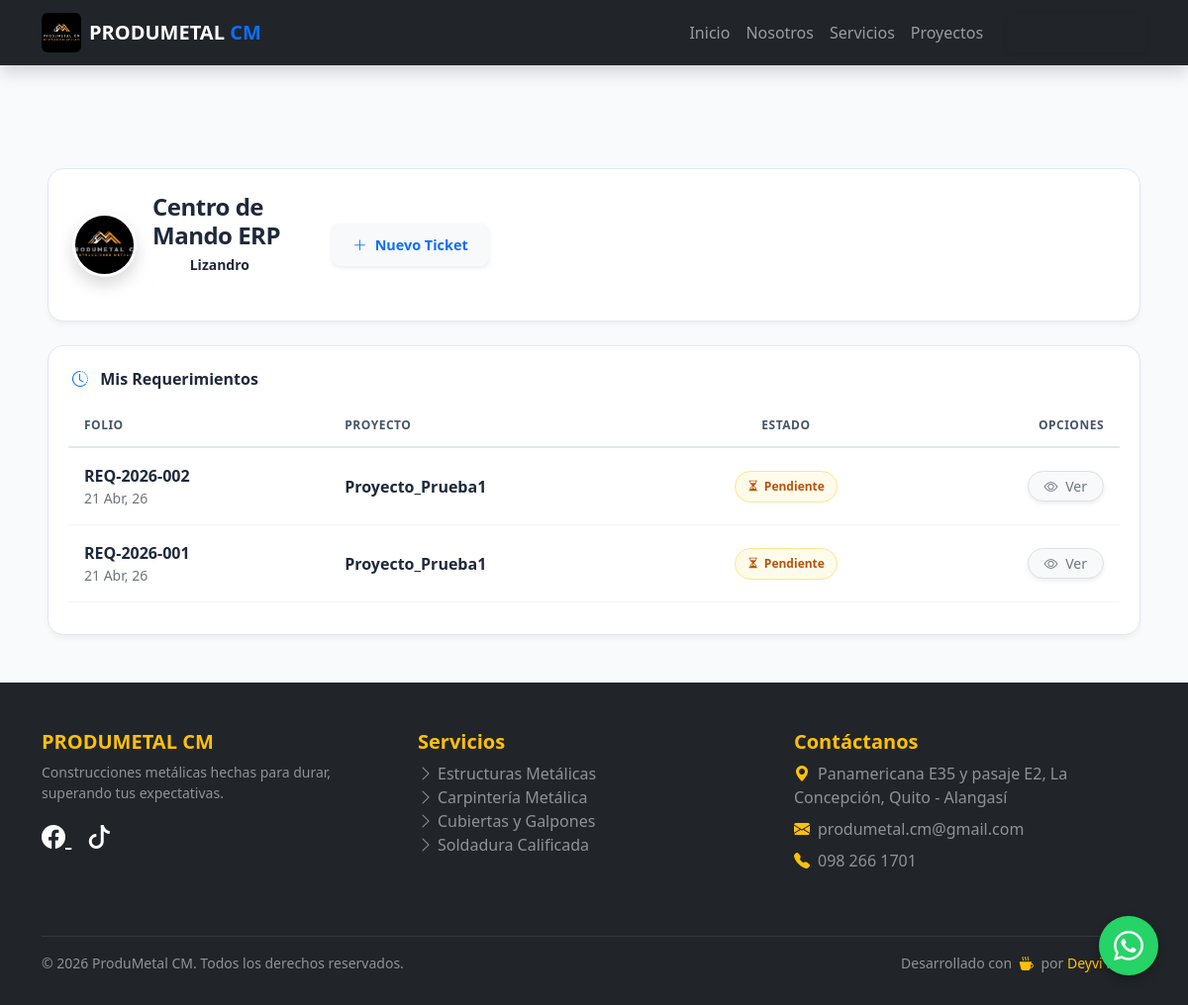
Screenshot of /erp/dashboard/ (signed in) with the database file from the repository.
### web/models.py (models this page shows, shortened)
class Requerimiento(models.Model):
    ESTADOS = [
        ('PENDIENTE', 'Pendiente de Aprobación'),
        ('APROBADO', 'Aprobado'),
        ('RECHAZADO', 'Rechazado'),
        ('DESPACHADO', 'Despachado'),
    ]
    folio = models.CharField(max_length=20, unique=True, blank=True, editable=False)
    solicitante = models.ForeignKey(User, on_delete=models.PROTECT, related_name='requerimientos')
    proyecto = models.ForeignKey(Proyecto, on_delete=models.PROTECT)
    fecha_solicitud = models.DateTimeField(auto_now_add=True)
    estado = models.CharField(max_length=20, choices=ESTADOS, default='PENDIENTE')
    observaciones = models.TextField(blank=True)

class Proyecto(models.Model):
    nombre = models.CharField(max_length=200)
    centro_costos = models.CharField(max_length=100, unique=True)
    is_active = models.BooleanField(default=True, help_text="Desmarcar para borrado lógico")
    fecha_creacion = models.DateTimeField(auto_now_add=True)

### web/views.py (the view)
# urls.py: path('erp/dashboard/', views.dashboard_erp, name='dashboard_erp'),
@login_required(login_url='login')
def dashboard_erp(request):
    usuario = request.user
    context = {}
    if es_admin(usuario):
        context['rol'] = 'Administrador'
        context['tickets_pendientes'] = Requerimiento.objects.filter(estado='PENDIENTE').order_by('fecha_solicitud')
        context['ultimos_movimientos'] = MovimientoInventario.objects.all().order_by('-fecha_hora')[:5]
    elif es_bodeguero(usuario):
        context['rol'] = 'Bodeguero'
        context['tickets_por_despachar'] = Requerimiento.objects.filter(estado='APROBADO').order_by('fecha_solicitud')
        context['alertas_stock'] = Material.objects.filter(stock_actual__lte=F('stock_minimo'), is_active=True)
    else:
        context['rol'] = 'Solicitante'
        context['mis_requerimientos'] = Requerimiento.objects.filter(solicitante=usuario).order_by('-fecha_solicitud')
    return render(request, 'web/erp/dashboard.html', context)

### web/views.py (called while the page is built)
def es_admin(user):
    return user.is_superuser

def es_bodeguero(user):
    return user.groups.filter(name='Bodeguero').exists() or user.is_superuser

### web/templates/web/erp/dashboard.html (shortened to what this page needs)
{% extends 'web/base.html' %}
{% load static %}
{% block content %}
<div class="container-fluid px-3 px-xl-5 erp-container mb-5">
    <div class="card card-minimal dashboard-banner mb-4">
        <div class="card-body p-3 p-md-4 d-flex flex-column flex-md-row justify-content-between align-items-center gap-3">
            <div class="d-flex align-items-center gap-3">
                <img src="{% static 'web/img/logo.jpg' %}" alt="Logo ProduMetal" class="rounded-circle company-logo-dashboard shadow">
                <div>
                    <h4 class="fw-bold mb-1" style="letter-spacing: -0.5px;">Centro de Mando ERP</h4>
                    <p class="mb-0 small">
                        Hola, <span class="fw-bold">{{ request.user.first_name|default:request.user.username }}</span>
                        <span class="d-none d-md-inline mx-1">•</span> <span class="badge bg-white bg-opacity-25 border border-light border-opacity-25 rounded-pill mt-2 mt-md-0 d-inline-block">
                            <i class="bi bi-person-badge"></i> {{ rol }}
                        </span>
                    </p>
                </div>
            </div>
            <div class="w-100 w-md-auto d-flex flex-column flex-md-row gap-2 mt-2 mt-md-0">
                {% if rol == 'Administrador' %}
                    <a href="{% url 'gestionar_proyectos' %}" class="btn btn-outline-light btn-minimal btn-mobile-full">
                        <i class="bi bi-building"></i> Proyectos
                    </a>
                    <a href="{% url 'gestionar_empleados' %}" class="btn btn-outline-light btn-minimal btn-mobile-full">
                        <i class="bi bi-people"></i> Personal
                    </a>
                    <a href="{% url 'gestionar_bloqueos' %}" class="btn btn-light btn-minimal text-dark shadow-sm btn-mobile-full">
                        <i class="bi bi-shield-lock-fill text-danger"></i> Seguridad
                    </a>
                {% elif rol == 'Bodeguero' %}
                    <a href="{% url 'crear_orden_compra' %}" class="btn btn-light btn-minimal text-dark shadow-sm btn-mobile-full">
                        <i class="bi bi-box-arrow-in-down text-success"></i> Ingresar Mercadería
                    </a>
                {% else %}
                    <a href="{% url 'crear_requerimiento' %}" class="btn btn-light btn-minimal text-primary shadow-sm btn-mobile-full">
                        <i class="bi bi-plus-lg"></i> Nuevo Ticket
                    </a>
                {% endif %}
            </div>
        </div>
    </div>
    {% if rol == 'Solicitante' %}
    <div class="card card-minimal">
        <div class="card-header bg-transparent border-bottom-0 pt-3 pt-md-4 px-3 px-md-4 pb-0">
            <h6 class="fw-bold mb-0"><i class="bi bi-clock-history text-primary me-2"></i> Mis Requerimientos</h6>
        </div>
        <div class="card-body p-0 p-md-3">
            <div class="table-responsive px-3 px-md-1 pb-3">
                <table class="table table-modern mb-0">
                    <thead>
                        <tr>
                            <th>Folio</th>
                            <th>Proyecto</th>
                            <th class="text-center">Estado</th>
                            <th class="text-end">Opciones</th>
                        </tr>
                    </thead>
                    <tbody>
                        {% for req in mis_requerimientos %}
                        <tr>
                            <td>
                                <div class="fw-bold">{{ req.folio|default:"Borrador" }}</div>
                                <div class="text-secondary small">{{ req.fecha_solicitud|date:"d M, y" }}</div>
                            </td>
                            <td class="fw-semibold text-secondary">{{ req.proyecto.nombre }}</td>
                            <td class="text-center">
                                {% if req.estado == 'PENDIENTE' %}
                                    <span class="badge-soft badge-soft-warning"><i class="bi bi-hourglass-split"></i> Pendiente</span>
                                {% elif req.estado == 'APROBADO' %}
                                    <span class="badge-soft badge-soft-success"><i class="bi bi-check2"></i> Aprobado</span>
                                {% elif req.estado == 'RECHAZADO' %}
                                    <span class="badge-soft badge-soft-danger"><i class="bi bi-x-circle"></i> Rechazado</span>
                                {% elif req.estado == 'DESPACHADO' %}
                                    <span class="badge-soft badge-soft-info"><i class="bi bi-truck"></i> Despachado</span>
                                {% endif %}
                            </td>
                            <td class="text-end">
                                <a href="{% url 'añadir_materiales' req.id %}" class="btn btn-sm btn-light text-secondary border shadow-sm rounded-pill px-3">
                                    <i class="bi bi-eye"></i> <span class="d-none d-md-inline ms-1">Ver</span>
                                </a>
                            </td>
                        </tr>
                        {% endfor %}
                    </tbody>
                </table>
            </div>
        </div>
    </div>
    {% endif %}
</div>
{% endblock %}

### web/static/web/css/estilos.css (style rules this page uses)
body { padding-top: 70px; font-family: 'Segoe UI', Tahoma, Geneva, Verdana, sans-serif; }

### web/templates/web/erp/dashboard.html (style rules this page uses)
:root { --surface-color: #ffffff; --background-color: #f8fafc; --border-light: #e2e8f0; --text-primary: #1e293b; --text-secondary: #475569; --brand-gradient: linear-gradient(135deg, #0f172a 0%, #334155 100%); }
body { background-color: var(--background-color) !important; color: var(--text-primary) !important; }
.erp-container { margin-top: 100px; max-width: 1400px; }
.dashboard-banner { background: var(--brand-gradient); border: none; }
.dashboard-banner h4, .dashboard-banner p, .dashboard-banner span { color: #ffffff !important; }
.company-logo-dashboard { width: 65px; height: 65px; object-fit: cover; border: 3px solid rgba(255, 255, 255, 0.9); background-color: white; }
.card-minimal { background: var(--surface-color); border: 1px solid var(--border-light); border-radius: 16px; box-shadow: 0 4px 6px -1px rgba(0, 0, 0, 0.05); }
.card-minimal .card-header h6, .card-minimal .fw-bold { color: var(--text-primary) !important; }
.table-responsive { -webkit-overflow-scrolling: touch; }
.table-modern { width: 100%; margin-bottom: 0; white-space: nowrap; }
.table-modern th { text-transform: uppercase; font-size: 0.75rem; font-weight: 700; letter-spacing: 0.5px; color: var(--text-secondary) !important; border-bottom: 2px solid var(--border-light) !important; padding: 12px 16px; }
.table-modern td { vertical-align: middle; border-bottom: 1px solid #f1f5f9; padding: 16px; color: var(--text-primary) !important; }
.badge-soft { padding: 6px 12px; font-weight: 700; font-size: 0.75rem; border-radius: 20px; display: inline-flex; align-items: center; gap: 5px; }
.badge-soft-warning { background-color: #fffbeb; color: #b45309 !important; border: 1px solid #fde68a; }
.btn-minimal { border-radius: 8px; font-weight: 600; font-size: 0.9rem; padding: 10px 20px; transition: all 0.2s; display: inline-flex; align-items: center; gap: 8px; }

### rows the page displays
Requerimiento: folio "REQ-2026-002", fecha_solicitud "21 Abr, 26", proyecto.nombre "Proyecto_Prueba1", estado "PENDIENTE" (drawn)
Requerimiento: folio "REQ-2026-001", fecha_solicitud "21 Abr, 26", proyecto.nombre "Proyecto_Prueba1", estado "PENDIENTE" (drawn)

### other values shown
{{ request.user.first_name|default:request.user.username }} "Lizandro"
